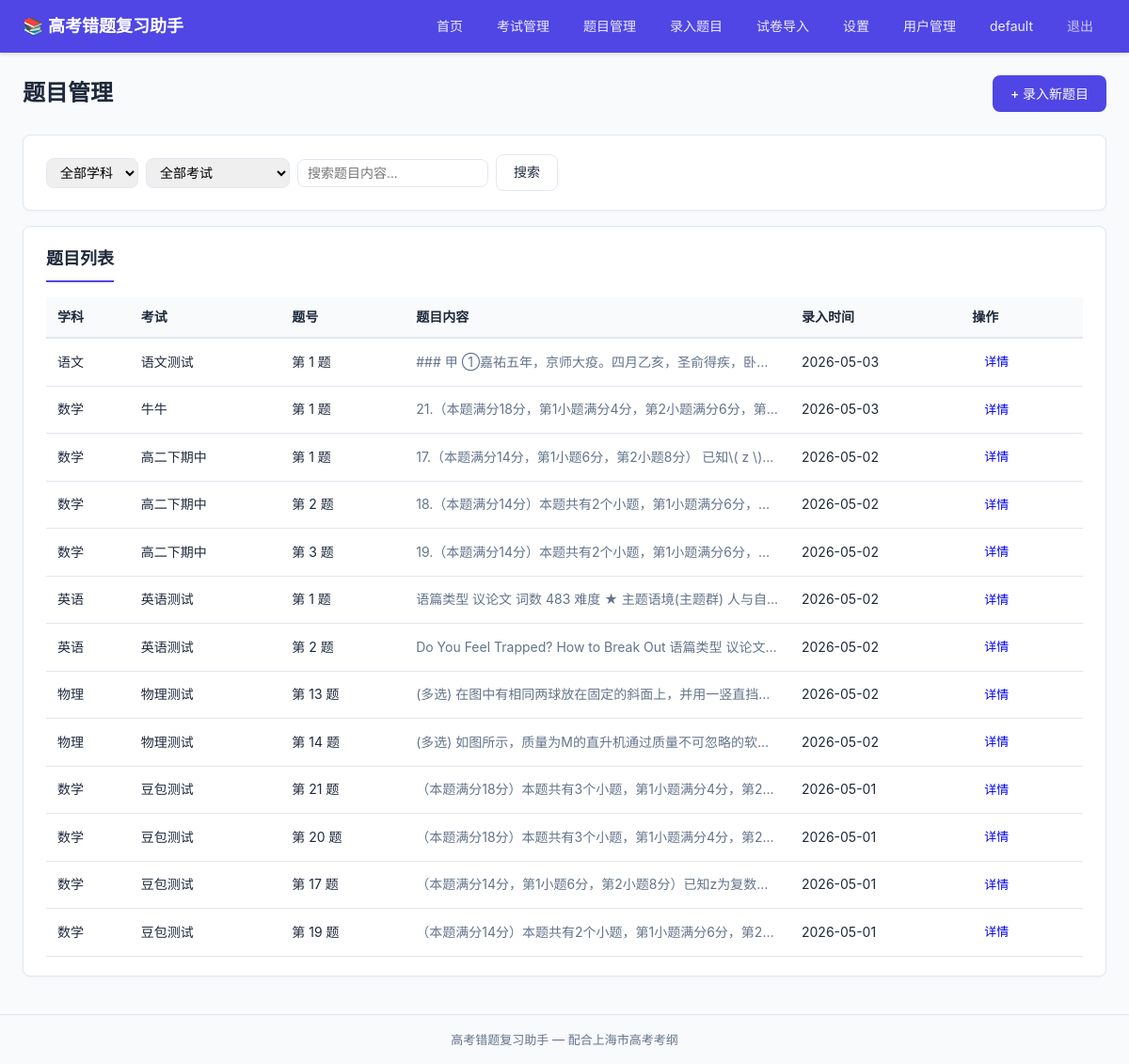
Screenshot of /questions (signed in) with the database file from the repository.
### tables this page shows
CREATE TABLE users (
            id            INTEGER PRIMARY KEY AUTOINCREMENT,
            username      TEXT    NOT NULL UNIQUE,
            password_hash TEXT    NOT NULL,
            created_at    TIMESTAMP DEFAULT CURRENT_TIMESTAMP
        , is_admin INTEGER NOT NULL DEFAULT 0, must_change_password INTEGER NOT NULL DEFAULT 0);

CREATE TABLE questions (
            id              INTEGER PRIMARY KEY AUTOINCREMENT,
            exam_id         INTEGER NOT NULL REFERENCES exams(id) ON DELETE CASCADE,
            question_number TEXT    NOT NULL,
            stem            TEXT,
            image_path      TEXT,
            created_at      TIMESTAMP DEFAULT CURRENT_TIMESTAMP,
            updated_at      TIMESTAMP DEFAULT CURRENT_TIMESTAMP
        , user_id INTEGER NOT NULL DEFAULT 1, student_answer TEXT, error_reason TEXT);

CREATE TABLE subjects (
            id          INTEGER PRIMARY KEY AUTOINCREMENT,
            name        TEXT    NOT NULL UNIQUE,
            created_at  TIMESTAMP DEFAULT CURRENT_TIMESTAMP
        );

CREATE TABLE exams (
            id          INTEGER PRIMARY KEY AUTOINCREMENT,
            subject_id  INTEGER NOT NULL REFERENCES subjects(id),
            name        TEXT    NOT NULL,
            exam_date   DATE,
            created_at  TIMESTAMP DEFAULT CURRENT_TIMESTAMP, user_id INTEGER NOT NULL DEFAULT 1,
            UNIQUE(subject_id, name)
        );

### routes/questions.py (the view)
@questions_bp.route('/questions')
@login_required
def list_questions():
    user_id = session['user_id']
    subjects = get_all_subjects()
    subject_id = request.args.get('subject_id', type=int)
    exam_id = request.args.get('exam_id', type=int)
    search = request.args.get('search')
    exams = get_all_exams(user_id)
    questions = get_questions_filtered(subject_id=subject_id, exam_id=exam_id, search=search, user_id=user_id)
    return render_template('questions/list.html', subjects=subjects, exams=exams,
                           questions=questions, selected_subject=subject_id,
                           selected_exam=exam_id, search=search)

### app.py (called while the page is built)
@app.before_request
def load_logged_in_user():
    user_id = session.get('user_id')
    g.current_user = get_user_by_id(user_id) if user_id else None

@app.context_processor
def inject_global_template_vars():
    return {
        'current_user': g.get('current_user'),
    }

### database/__init__.py (called while the page is built)
def get_db():
    if 'db' not in g:
        g.db = sqlite3.connect(DATABASE_PATH)
        g.db.row_factory = sqlite3.Row
        g.db.execute("PRAGMA foreign_keys = ON")
    return g.db

### models/exam.py (called while the page is built)
def get_all_exams(user_id=None):
    db = get_db()
    query = (
        "SELECT e.*, s.name as subject_name FROM exams e "
        "JOIN subjects s ON e.subject_id = s.id WHERE 1=1"
    )
    params = []
    if user_id is not None:
        query += " AND e.user_id = ?"
        params.append(user_id)
    query += " ORDER BY e.exam_date DESC, e.id DESC"
    return db.execute(query, params).fetchall()

### models/question.py (called while the page is built)
def get_questions_filtered(subject_id=None, exam_id=None, search=None, user_id=None):
    db = get_db()
    query = (
        "SELECT q.*, e.name as exam_name, e.subject_id, s.name as subject_name "
        "FROM questions q JOIN exams e ON q.exam_id = e.id "
        "JOIN subjects s ON e.subject_id = s.id WHERE 1=1"
    )
    params = []
    if user_id is not None:
        query += " AND e.user_id = ?"
        params.append(user_id)
    if subject_id:
        query += " AND e.subject_id = ?"
        params.append(subject_id)
    if exam_id:
        query += " AND q.exam_id = ?"
        params.append(exam_id)
    if search:
        query += " AND (q.stem LIKE ? OR q.question_number LIKE ?)"
        params.extend([f"%{search}%", f"%{search}%"])
    query += " ORDER BY q.created_at DESC"
    return db.execute(query, params).fetchall()

### models/subject.py (called while the page is built)
def get_all_subjects():
    db = get_db()
    return db.execute("SELECT * FROM subjects ORDER BY id").fetchall()

### models/user.py (called while the page is built)
def get_user_by_id(user_id):
    db = get_db()
    row = db.execute(
        "SELECT id, username, is_admin, must_change_password, created_at FROM users WHERE id = ?",
        (user_id,)
    ).fetchone()
    return dict(row) if row else None

### templates/questions/list.html (shortened to what this page needs)
{% extends "base.html" %}
{% block content %}
<div class="page-header">
    <h1>题目管理</h1>
    <a href="{{ url_for('questions.create') }}" class="btn btn-primary">+ 录入新题目</a>
</div>
<div class="card">
    <form method="GET" class="filter-form">
        <select name="subject_id" onchange="this.form.submit()">
            <option value="">全部学科</option>
        </select>
        <select name="exam_id" onchange="this.form.submit()">
            <option value="">全部考试</option>
        </select>
        <input type="text" name="search" placeholder="搜索题目内容..." value="{{ search or '' }}">
        <button type="submit" class="btn btn-secondary">搜索</button>
    </form>
</div>
<div class="card">
    <h2>题目列表</h2>
    {% if questions %}
    <table class="data-table">
        <thead>
            <tr>
                <th>学科</th>
                <th>考试</th>
                <th>题号</th>
                <th>题目内容</th>
                <th>录入时间</th>
                <th>操作</th>
            </tr>
        </thead>
        <tbody>
            {% for q in questions %}
            <tr>
                <td>{{ q.subject_name }}</td>
                <td>{{ q.exam_name }}</td>
                <td>第 {{ q.question_number }} 题</td>
                <td class="stem-preview">{{ q.stem[:60] if q.stem else '（有图片）' }}</td>
                <td>{{ q.created_at[:10] if q.created_at }}</td>
                <td>
                    <a href="{{ url_for('questions.detail', question_id=q.id) }}" class="btn btn-small">详情</a>
                </td>
            </tr>
            {% endfor %}
        </tbody>
    </table>
    {% else %}
    <p class="empty-state">还没有题目。点击右上角「录入新题目」开始。</p>
    {% endif %}
</div>
{% endblock %}

### templates/base.html (shortened to what this page needs)
<!DOCTYPE html>
<html lang="zh-CN">
<head>
    <link rel="stylesheet" href="{{ url_for('static', filename='css/app.css') }}">
</head>
<body>
    <nav class="navbar">
        <div class="nav-container">
            <a href="{{ url_for('index') }}" class="nav-brand">📚 高考错题复习助手</a>
            <div class="nav-links">
                {% if current_user %}
                <a href="{{ url_for('index') }}">首页</a>
                <a href="{{ url_for('exams.list_exams') }}">考试管理</a>
                <a href="{{ url_for('questions.list_questions') }}">题目管理</a>
                <a href="{{ url_for('questions.create') }}">录入题目</a>
                <a href="{{ url_for('paper.upload') }}">试卷导入</a>
                <a href="{{ url_for('settings.index') }}">设置</a>
                {% if current_user.is_admin %}
                <a href="{{ url_for('admin.users') }}">用户管理</a>
                {% endif %}
                <a href="{{ url_for('auth.change_password') }}">{{ current_user.username }}</a>
                <a href="{{ url_for('auth.logout') }}" class="nav-logout">退出</a>
                {% else %}
                <a href="{{ url_for('auth.login') }}">登录</a>
                {% endif %}
            </div>
        </div>
    </nav>
    <main class="main-container">
        {% block content %}{% endblock %}
    </main>
    <footer class="footer">
        <p>高考错题复习助手 &mdash; 配合上海市高考考纲</p>
    </footer>
</body>
</html>

### static/css/app.css (style rules this page uses)
*, *::before, *::after { box-sizing: border-box; margin: 0; padding: 0; }
:root { --primary: #4f46e5; --primary-hover: #4338ca; --danger: #dc2626; --danger-hover: #b91c1c; --success: #16a34a; --warning: #f59e0b; --bg: #f8fafc; --card-bg: #ffffff; --text: #1e293b; --text-muted: #64748b; --border: #e2e8f0; --radius: 8px; }
body { font-family: -apple-system, BlinkMacSystemFont, "Microsoft YaHei", "PingFang SC", sans-serif; background: var(--bg); color: var(--text); line-height: 1.6; min-height: 100vh; display: flex; flex-direction: column; }
.navbar { background: var(--primary); color: white; padding: 0 24px; box-shadow: 0 2px 4px rgba(0,0,0,0.1); position: sticky; top: 0; z-index: 100; }
.nav-container { max-width: 1200px; margin: 0 auto; display: flex; align-items: center; justify-content: space-between; height: 56px; }
.nav-brand { color: white; text-decoration: none; font-size: 18px; font-weight: 600; }
.nav-links { display: flex; gap: 8px; }
.nav-links a { color: rgba(255,255,255,0.9); text-decoration: none; padding: 6px 14px; border-radius: var(--radius); font-size: 14px; transition: background 0.2s; }
.main-container { max-width: 1200px; margin: 0 auto; padding: 24px; flex: 1; width: 100%; }
.footer { text-align: center; padding: 16px; color: var(--text-muted); font-size: 13px; border-top: 1px solid var(--border); margin-top: auto; }
.page-header { display: flex; align-items: center; justify-content: space-between; flex-wrap: wrap; gap: 12px; margin-bottom: 24px; }
.page-header h1 { font-size: 24px; }
.card { background: var(--card-bg); border-radius: var(--radius); padding: 20px 24px; margin-bottom: 16px; border: 1px solid var(--border); box-shadow: 0 1px 3px rgba(0,0,0,0.04); }
.card h2 { font-size: 18px; margin-bottom: 16px; padding-bottom: 8px; border-bottom: 2px solid var(--primary); display: inline-block; }
.btn { display: inline-block; padding: 8px 18px; border-radius: var(--radius); font-size: 14px; font-weight: 500; text-decoration: none; border: 1px solid transparent; cursor: pointer; transition: all 0.15s; line-height: 1.5; }
.btn-primary { background: var(--primary); color: white; }
.btn-secondary { background: white; color: var(--text); border-color: var(--border); }
.btn-small { padding: 4px 12px; font-size: 13px; }
.data-table { width: 100%; border-collapse: collapse; font-size: 14px; }
.data-table th { text-align: left; padding: 10px 12px; background: #f8fafc; font-weight: 600; border-bottom: 2px solid var(--border); }
.data-table td { padding: 10px 12px; border-bottom: 1px solid var(--border); }
.stem-preview { max-width: 240px; overflow: hidden; text-overflow: ellipsis; white-space: nowrap; color: var(--text-muted); }
.filter-form { display: flex; gap: 8px; align-items: center; flex-wrap: wrap; }
.filter-form select, .filter-form input { padding: 6px 10px; border: 1px solid var(--border); border-radius: var(--radius); font-size: 14px; }
.nav-logout { color: rgba(255,255,255,0.7) !important; }

### rows the page displays
users: username "default"
questions: subject_name "语文", exam_name "语文测试", question_number "1", stem "### 甲 ①嘉祐五年，京师大疫。四月乙亥，圣俞得疾，卧…", created_at "2026-05-03"
questions: subject_name "数学", exam_name "牛牛", question_number "1", stem "21.（本题满分18分，第1小题满分4分，第2小题满分6分，第…", created_at "2026-05-03"
questions: subject_name "数学", exam_name "高二下期中", question_number "1", stem "17.（本题满分14分，第1小题6分，第2小题8分） 已知\\( z \\)…", created_at "2026-05-02"
questions: subject_name "数学", exam_name "高二下期中", question_number "2", stem "18.（本题满分14分）本题共有2个小题，第1小题满分6分，…", created_at "2026-05-02"
questions: subject_name "数学", exam_name "高二下期中", question_number "3", stem "19.（本题满分14分）本题共有2个小题，第1小题满分6分，…", created_at "2026-05-02"
questions: subject_name "英语", exam_name "英语测试", question_number "1", stem "语篇类型 议论文 词数 483 难度 ★ 主题语境(主题群) 人与自…", created_at "2026-05-02"
questions: subject_name "英语", exam_name "英语测试", question_number "2", stem "Do You Feel Trapped? How to Break Out 语篇类型 议论文…", created_at "2026-05-02"
questions: subject_name "物理", exam_name "物理测试", question_number "13", stem "(多选) 在图中有相同两球放在固定的斜面上，并用一竖直挡…", created_at "2026-05-02"
questions: subject_name "物理", exam_name "物理测试", question_number "14", stem "(多选) 如图所示，质量为M的直升机通过质量不可忽略的软…", created_at "2026-05-02"
questions: subject_name "数学", exam_name "豆包测试", question_number "21", stem "（本题满分18分）本题共有3个小题，第1小题满分4分，第2…", created_at "2026-05-01"
questions: subject_name "数学", exam_name "豆包测试", question_number "20", stem "（本题满分18分）本题共有3个小题，第1小题满分4分，第2…", created_at "2026-05-01"
questions: subject_name "数学", exam_name "豆包测试", question_number "17", stem "（本题满分14分，第1小题6分，第2小题8分）已知z为复数…", created_at "2026-05-01"
questions: subject_name "数学", exam_name "豆包测试", question_number "19", stem "（本题满分14分）本题共有2个小题，第1小题满分6分，第2…", created_at "2026-05-01"
